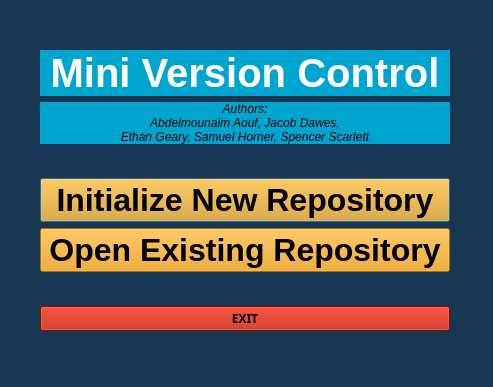
<?xml version="1.0" encoding="UTF-8"?>
<ui version="4.0">
 <class>StartingWindow</class>
 <widget class="QDialog" name="StartingWindow">
  <property name="geometry">
   <rect>
    <x>0</x>
    <y>0</y>
    <width>493</width>
    <height>387</height>
   </rect>
  </property>
  <property name="font">
   <font>
    <family>Segoe Fluent Icons</family>
    <bold>true</bold>
   </font>
  </property>
  <property name="windowTitle">
   <string>Dialog</string>
  </property>
  <property name="styleSheet">
   <string notr="true">background-color: rgb(23, 55, 83);
</string>
  </property>
  <widget class="QWidget" name="gridLayoutWidget">
   <property name="geometry">
    <rect>
     <x>40</x>
     <y>50</y>
     <width>410</width>
     <height>281</height>
    </rect>
   </property>
   <layout class="QGridLayout" name="gridLayout">
    <item row="2" column="0">
     <widget class="QLabel" name="label_2">
      <property name="font">
       <font>
        <family>Arial</family>
        <italic>true</italic>
        <bold>false</bold>
       </font>
      </property>
      <property name="styleSheet">
       <string notr="true">background-color: rgb(0, 165, 207);</string>
      </property>
      <property name="text">
       <string>Authors:
Abdelmounaim Aouf, Jacob Dawes, 
Ethan Geary, Samuel Horner, Spencer Scarlett</string>
      </property>
      <property name="alignment">
       <set>Qt::AlignmentFlag::AlignCenter</set>
      </property>
     </widget>
    </item>
    <item row="4" column="0">
     <layout class="QVBoxLayout" name="verticalLayout">
      <item>
       <widget class="QPushButton" name="initRepo">
        <property name="palette">
         <palette>
          <active>
           <colorrole role="Button">
            <brush brushstyle="SolidPattern">
             <color alpha="255">
              <red>235</red>
              <green>156</green>
              <blue>10</blue>
             </color>
            </brush>
           </colorrole>
           <colorrole role="Base">
            <brush brushstyle="SolidPattern">
             <color alpha="255">
              <red>235</red>
              <green>156</green>
              <blue>10</blue>
             </color>
            </brush>
           </colorrole>
           <colorrole role="Window">
            <brush brushstyle="SolidPattern">
             <color alpha="255">
              <red>235</red>
              <green>156</green>
              <blue>10</blue>
             </color>
            </brush>
           </colorrole>
          </active>
          <inactive>
           <colorrole role="Button">
            <brush brushstyle="SolidPattern">
             <color alpha="255">
              <red>235</red>
              <green>156</green>
              <blue>10</blue>
             </color>
            </brush>
           </colorrole>
           <colorrole role="Base">
            <brush brushstyle="SolidPattern">
             <color alpha="255">
              <red>235</red>
              <green>156</green>
              <blue>10</blue>
             </color>
            </brush>
           </colorrole>
           <colorrole role="Window">
            <brush brushstyle="SolidPattern">
             <color alpha="255">
              <red>235</red>
              <green>156</green>
              <blue>10</blue>
             </color>
            </brush>
           </colorrole>
          </inactive>
          <disabled>
           <colorrole role="Button">
            <brush brushstyle="SolidPattern">
             <color alpha="255">
              <red>235</red>
              <green>156</green>
              <blue>10</blue>
             </color>
            </brush>
           </colorrole>
           <colorrole role="Base">
            <brush brushstyle="SolidPattern">
             <color alpha="255">
              <red>235</red>
              <green>156</green>
              <blue>10</blue>
             </color>
            </brush>
           </colorrole>
           <colorrole role="Window">
            <brush brushstyle="SolidPattern">
             <color alpha="255">
              <red>235</red>
              <green>156</green>
              <blue>10</blue>
             </color>
            </brush>
           </colorrole>
          </disabled>
         </palette>
        </property>
        <property name="font">
         <font>
          <family>Arial</family>
          <pointsize>-1</pointsize>
          <bold>true</bold>
          <underline>false</underline>
         </font>
        </property>
        <property name="mouseTracking">
         <bool>false</bool>
        </property>
        <property name="styleSheet">
         <string notr="true">QPushButton {
	
	
	background-color: rgb(235, 156, 10);
	
font-size:32px;
}</string>
        </property>
        <property name="text">
         <string>Initialize New Repository</string>
        </property>
       </widget>
      </item>
      <item>
       <widget class="QPushButton" name="selectRepo">
        <property name="palette">
         <palette>
          <active>
           <colorrole role="Button">
            <brush brushstyle="SolidPattern">
             <color alpha="255">
              <red>235</red>
              <green>156</green>
              <blue>10</blue>
             </color>
            </brush>
           </colorrole>
           <colorrole role="Base">
            <brush brushstyle="SolidPattern">
             <color alpha="255">
              <red>235</red>
              <green>156</green>
              <blue>10</blue>
             </color>
            </brush>
           </colorrole>
           <colorrole role="Window">
            <brush brushstyle="SolidPattern">
             <color alpha="255">
              <red>235</red>
              <green>156</green>
              <blue>10</blue>
             </color>
            </brush>
           </colorrole>
          </active>
          <inactive>
           <colorrole role="Button">
            <brush brushstyle="SolidPattern">
             <color alpha="255">
              <red>235</red>
              <green>156</green>
              <blue>10</blue>
             </color>
            </brush>
           </colorrole>
           <colorrole role="Base">
            <brush brushstyle="SolidPattern">
             <color alpha="255">
              <red>235</red>
              <green>156</green>
              <blue>10</blue>
             </color>
            </brush>
           </colorrole>
           <colorrole role="Window">
            <brush brushstyle="SolidPattern">
             <color alpha="255">
              <red>235</red>
              <green>156</green>
              <blue>10</blue>
             </color>
            </brush>
           </colorrole>
          </inactive>
          <disabled>
           <colorrole role="Button">
            <brush brushstyle="SolidPattern">
             <color alpha="255">
              <red>235</red>
              <green>156</green>
              <blue>10</blue>
             </color>
            </brush>
           </colorrole>
           <colorrole role="Base">
            <brush brushstyle="SolidPattern">
             <color alpha="255">
              <red>235</red>
              <green>156</green>
              <blue>10</blue>
             </color>
            </brush>
           </colorrole>
           <colorrole role="Window">
            <brush brushstyle="SolidPattern">
             <color alpha="255">
              <red>235</red>
              <green>156</green>
              <blue>10</blue>
             </color>
            </brush>
           </colorrole>
          </disabled>
         </palette>
        </property>
        <property name="font">
         <font>
          <family>Arial</family>
          <pointsize>-1</pointsize>
          <bold>true</bold>
         </font>
        </property>
        <property name="mouseTracking">
         <bool>false</bool>
        </property>
        <property name="styleSheet">
         <string notr="true">QPushButton {
	
	background-color: rgb(235, 156, 10);
font-size:32px;
}</string>
        </property>
        <property name="text">
         <string>Open Existing Repository</string>
        </property>
       </widget>
      </item>
      <item>
       <spacer name="verticalSpacer_2">
        <property name="orientation">
         <enum>Qt::Orientation::Vertical</enum>
        </property>
        <property name="sizeHint" stdset="0">
         <size>
          <width>20</width>
          <height>40</height>
         </size>
        </property>
       </spacer>
      </item>
      <item>
       <widget class="QPushButton" name="cancelButton">
        <property name="styleSheet">
         <string notr="true">background-color: rgb(184, 21, 0);</string>
        </property>
        <property name="text">
         <string>EXIT</string>
        </property>
       </widget>
      </item>
     </layout>
    </item>
    <item row="1" column="0">
     <widget class="QLabel" name="label">
      <property name="palette">
       <palette>
        <active>
         <colorrole role="WindowText">
          <brush brushstyle="SolidPattern">
           <color alpha="255">
            <red>255</red>
            <green>255</green>
            <blue>255</blue>
           </color>
          </brush>
         </colorrole>
         <colorrole role="Button">
          <brush brushstyle="SolidPattern">
           <color alpha="255">
            <red>0</red>
            <green>165</green>
            <blue>207</blue>
           </color>
          </brush>
         </colorrole>
         <colorrole role="Light">
          <brush brushstyle="SolidPattern">
           <color alpha="255">
            <red>55</red>
            <green>215</green>
            <blue>255</blue>
           </color>
          </brush>
         </colorrole>
         <colorrole role="Midlight">
          <brush brushstyle="SolidPattern">
           <color alpha="255">
            <red>27</red>
            <green>190</green>
            <blue>231</blue>
           </color>
          </brush>
         </colorrole>
         <colorrole role="Dark">
          <brush brushstyle="SolidPattern">
           <color alpha="255">
            <red>0</red>
            <green>83</green>
            <blue>103</blue>
           </color>
          </brush>
         </colorrole>
         <colorrole role="Mid">
          <brush brushstyle="SolidPattern">
           <color alpha="255">
            <red>0</red>
            <green>110</green>
            <blue>138</blue>
           </color>
          </brush>
         </colorrole>
         <colorrole role="Text">
          <brush brushstyle="SolidPattern">
           <color alpha="255">
            <red>0</red>
            <green>0</green>
            <blue>0</blue>
           </color>
          </brush>
         </colorrole>
         <colorrole role="BrightText">
          <brush brushstyle="SolidPattern">
           <color alpha="255">
            <red>255</red>
            <green>255</green>
            <blue>255</blue>
           </color>
          </brush>
         </colorrole>
         <colorrole role="ButtonText">
          <brush brushstyle="SolidPattern">
           <color alpha="255">
            <red>0</red>
            <green>0</green>
            <blue>0</blue>
           </color>
          </brush>
         </colorrole>
         <colorrole role="Base">
          <brush brushstyle="SolidPattern">
           <color alpha="255">
            <red>0</red>
            <green>165</green>
            <blue>207</blue>
           </color>
          </brush>
         </colorrole>
         <colorrole role="Window">
          <brush brushstyle="SolidPattern">
           <color alpha="255">
            <red>0</red>
            <green>165</green>
            <blue>207</blue>
           </color>
          </brush>
         </colorrole>
         <colorrole role="Shadow">
          <brush brushstyle="SolidPattern">
           <color alpha="255">
            <red>0</red>
            <green>0</green>
            <blue>0</blue>
           </color>
          </brush>
         </colorrole>
         <colorrole role="AlternateBase">
          <brush brushstyle="SolidPattern">
           <color alpha="255">
            <red>127</red>
            <green>210</green>
            <blue>231</blue>
           </color>
          </brush>
         </colorrole>
         <colorrole role="ToolTipBase">
          <brush brushstyle="SolidPattern">
           <color alpha="255">
            <red>255</red>
            <green>255</green>
            <blue>220</blue>
           </color>
          </brush>
         </colorrole>
         <colorrole role="ToolTipText">
          <brush brushstyle="SolidPattern">
           <color alpha="255">
            <red>0</red>
            <green>0</green>
            <blue>0</blue>
           </color>
          </brush>
         </colorrole>
         <colorrole role="PlaceholderText">
          <brush brushstyle="SolidPattern">
           <color alpha="127">
            <red>0</red>
            <green>0</green>
            <blue>0</blue>
           </color>
          </brush>
         </colorrole>
         <colorrole role="Accent">
          <brush brushstyle="SolidPattern">
           <color alpha="255">
            <red>255</red>
            <green>255</green>
            <blue>255</blue>
           </color>
          </brush>
         </colorrole>
        </active>
        <inactive>
         <colorrole role="WindowText">
          <brush brushstyle="SolidPattern">
           <color alpha="255">
            <red>255</red>
            <green>255</green>
            <blue>255</blue>
           </color>
          </brush>
         </colorrole>
         <colorrole role="Button">
          <brush brushstyle="SolidPattern">
           <color alpha="255">
            <red>0</red>
            <green>165</green>
            <blue>207</blue>
           </color>
          </brush>
         </colorrole>
         <colorrole role="Light">
          <brush brushstyle="SolidPattern">
           <color alpha="255">
            <red>55</red>
            <green>215</green>
            <blue>255</blue>
           </color>
          </brush>
         </colorrole>
         <colorrole role="Midlight">
          <brush brushstyle="SolidPattern">
           <color alpha="255">
            <red>27</red>
            <green>190</green>
            <blue>231</blue>
           </color>
          </brush>
         </colorrole>
         <colorrole role="Dark">
          <brush brushstyle="SolidPattern">
           <color alpha="255">
            <red>0</red>
            <green>83</green>
            <blue>103</blue>
           </color>
          </brush>
         </colorrole>
         <colorrole role="Mid">
          <brush brushstyle="SolidPattern">
           <color alpha="255">
            <red>0</red>
            <green>110</green>
            <blue>138</blue>
           </color>
          </brush>
         </colorrole>
         <colorrole role="Text">
          <brush brushstyle="SolidPattern">
           <color alpha="255">
            <red>0</red>
            <green>0</green>
            <blue>0</blue>
           </color>
          </brush>
         </colorrole>
         <colorrole role="BrightText">
          <brush brushstyle="SolidPattern">
           <color alpha="255">
            <red>255</red>
            <green>255</green>
            <blue>255</blue>
           </color>
          </brush>
         </colorrole>
         <colorrole role="ButtonText">
          <brush brushstyle="SolidPattern">
           <color alpha="255">
            <red>0</red>
            <green>0</green>
            <blue>0</blue>
           </color>
          </brush>
         </colorrole>
         <colorrole role="Base">
          <brush brushstyle="SolidPattern">
           <color alpha="255">
            <red>0</red>
            <green>165</green>
            <blue>207</blue>
           </color>
          </brush>
         </colorrole>
         <colorrole role="Window">
          <brush brushstyle="SolidPattern">
           <color alpha="255">
            <red>0</red>
            <green>165</green>
            <blue>207</blue>
           </color>
          </brush>
         </colorrole>
         <colorrole role="Shadow">
          <brush brushstyle="SolidPattern">
           <color alpha="255">
            <red>0</red>
            <green>0</green>
            <blue>0</blue>
           </color>
          </brush>
         </colorrole>
         <colorrole role="AlternateBase">
          <brush brushstyle="SolidPattern">
           <color alpha="255">
            <red>127</red>
            <green>210</green>
            <blue>231</blue>
           </color>
          </brush>
         </colorrole>
         <colorrole role="ToolTipBase">
          <brush brushstyle="SolidPattern">
           <color alpha="255">
            <red>255</red>
            <green>255</green>
            <blue>220</blue>
           </color>
          </brush>
         </colorrole>
         <colorrole role="ToolTipText">
          <brush brushstyle="SolidPattern">
           <color alpha="255">
            <red>0</red>
            <green>0</green>
            <blue>0</blue>
           </color>
          </brush>
         </colorrole>
         <colorrole role="PlaceholderText">
          <brush brushstyle="SolidPattern">
           <color alpha="127">
            <red>0</red>
            <green>0</green>
            <blue>0</blue>
           </color>
          </brush>
         </colorrole>
         <colorrole role="Accent">
          <brush brushstyle="SolidPattern">
           <color alpha="255">
            <red>255</red>
            <green>255</green>
            <blue>255</blue>
           </color>
          </brush>
         </colorrole>
        </inactive>
        <disabled>
         <colorrole role="WindowText">
          <brush brushstyle="SolidPattern">
           <color alpha="255">
            <red>0</red>
            <green>83</green>
            <blue>103</blue>
           </color>
          </brush>
         </colorrole>
         <colorrole role="Button">
          <brush brushstyle="SolidPattern">
           <color alpha="255">
            <red>0</red>
            <green>165</green>
            <blue>207</blue>
           </color>
          </brush>
         </colorrole>
         <colorrole role="Light">
          <brush brushstyle="SolidPattern">
           <color alpha="255">
            <red>55</red>
            <green>215</green>
            <blue>255</blue>
           </color>
          </brush>
         </colorrole>
         <colorrole role="Midlight">
          <brush brushstyle="SolidPattern">
           <color alpha="255">
            <red>27</red>
            <green>190</green>
            <blue>231</blue>
           </color>
          </brush>
         </colorrole>
         <colorrole role="Dark">
          <brush brushstyle="SolidPattern">
           <color alpha="255">
            <red>0</red>
            <green>83</green>
            <blue>103</blue>
           </color>
          </brush>
         </colorrole>
         <colorrole role="Mid">
          <brush brushstyle="SolidPattern">
           <color alpha="255">
            <red>0</red>
            <green>110</green>
            <blue>138</blue>
           </color>
          </brush>
         </colorrole>
         <colorrole role="Text">
          <brush brushstyle="SolidPattern">
           <color alpha="255">
            <red>0</red>
            <green>83</green>
            <blue>103</blue>
           </color>
          </brush>
         </colorrole>
         <colorrole role="BrightText">
          <brush brushstyle="SolidPattern">
           <color alpha="255">
            <red>255</red>
            <green>255</green>
            <blue>255</blue>
           </color>
          </brush>
         </colorrole>
         <colorrole role="ButtonText">
          <brush brushstyle="SolidPattern">
           <color alpha="255">
            <red>0</red>
            <green>83</green>
            <blue>103</blue>
           </color>
          </brush>
         </colorrole>
         <colorrole role="Base">
          <brush brushstyle="SolidPattern">
           <color alpha="255">
            <red>0</red>
            <green>165</green>
            <blue>207</blue>
           </color>
          </brush>
         </colorrole>
         <colorrole role="Window">
          <brush brushstyle="SolidPattern">
           <color alpha="255">
            <red>0</red>
            <green>165</green>
            <blue>207</blue>
           </color>
          </brush>
         </colorrole>
         <colorrole role="Shadow">
          <brush brushstyle="SolidPattern">
           <color alpha="255">
            <red>0</red>
            <green>0</green>
            <blue>0</blue>
           </color>
          </brush>
         </colorrole>
         <colorrole role="AlternateBase">
          <brush brushstyle="SolidPattern">
           <color alpha="255">
            <red>0</red>
            <green>165</green>
            <blue>207</blue>
           </color>
          </brush>
         </colorrole>
         <colorrole role="ToolTipBase">
          <brush brushstyle="SolidPattern">
           <color alpha="255">
            <red>255</red>
            <green>255</green>
            <blue>220</blue>
           </color>
          </brush>
         </colorrole>
         <colorrole role="ToolTipText">
          <brush brushstyle="SolidPattern">
           <color alpha="255">
            <red>0</red>
            <green>0</green>
            <blue>0</blue>
           </color>
          </brush>
         </colorrole>
         <colorrole role="PlaceholderText">
          <brush brushstyle="SolidPattern">
           <color alpha="127">
            <red>0</red>
            <green>83</green>
            <blue>103</blue>
           </color>
          </brush>
         </colorrole>
         <colorrole role="Accent">
          <brush brushstyle="SolidPattern">
           <color alpha="255">
            <red>14</red>
            <green>206</green>
            <blue>255</blue>
           </color>
          </brush>
         </colorrole>
        </disabled>
       </palette>
      </property>
      <property name="font">
       <font>
        <family>Arial</family>
        <pointsize>-1</pointsize>
        <bold>true</bold>
       </font>
      </property>
      <property name="autoFillBackground">
       <bool>false</bool>
      </property>
      <property name="styleSheet">
       <string notr="true">QLabel{
	background-color: rgb(0, 165, 207);
font-size:40px;
}</string>
      </property>
      <property name="text">
       <string>Mini Version Control</string>
      </property>
      <property name="scaledContents">
       <bool>false</bool>
      </property>
      <property name="alignment">
       <set>Qt::AlignmentFlag::AlignCenter</set>
      </property>
     </widget>
    </item>
    <item row="3" column="0">
     <spacer name="verticalSpacer">
      <property name="orientation">
       <enum>Qt::Orientation::Vertical</enum>
      </property>
      <property name="sizeHint" stdset="0">
       <size>
        <width>20</width>
        <height>40</height>
       </size>
      </property>
     </spacer>
    </item>
   </layout>
  </widget>
 </widget>
 <resources/>
 <connections>
  <connection>
   <sender>cancelButton</sender>
   <signal>clicked()</signal>
   <receiver>StartingWindow</receiver>
   <slot>reject()</slot>
   <hints>
    <hint type="sourcelabel">
     <x>430</x>
     <y>257</y>
    </hint>
    <hint type="destinationlabel">
     <x>179</x>
     <y>282</y>
    </hint>
   </hints>
  </connection>
 </connections>
</ui>
